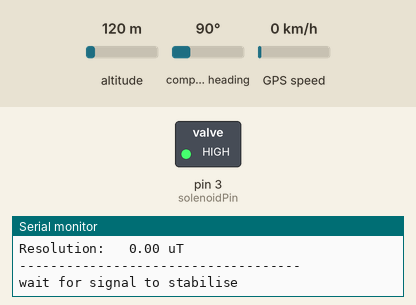
Recording of a sketch running on a simulated Arduino Uno, built with avr-gcc and run on an emulated ATmega328P. Parts: switched loads named in the sketch (green lamp = pin HIGH), the last lines printed to the serial monitor. Dashed ring = blinking. The inputs (shaded band) are chosen by the test bench; at power-on: compass heading 90°, altitude 120 m, GPS speed 0 km/h. Random numbers use the default seed unless the sketch sets one; the GPS gets a fix after 3 s at 37.7749, -122.4194 with 8 satellites.

Above: at 1.7 s.
At 9.0 s:
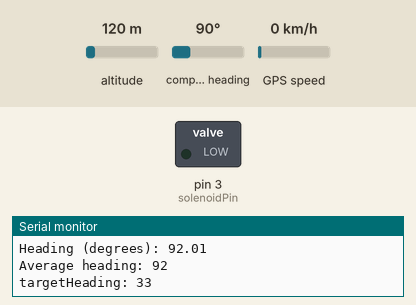
9.1 s: compass heading set to 127°
12.9 s: compass heading set to 136°
17.6 s: compass heading set to 180°
At 18.44 s:
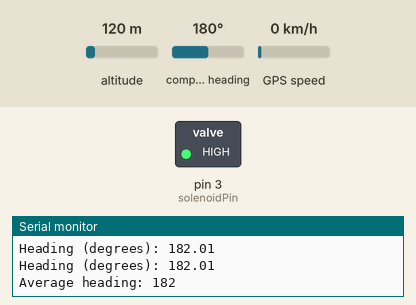
21.1 s: compass heading set to 7°
Timing chart, 0 to 23.6 s (numbered marks = the images above; inputs shaded):
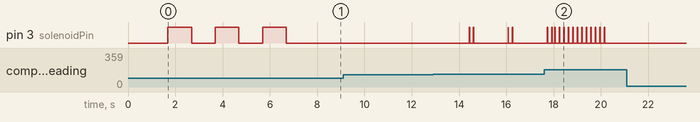

The sketch:

gps_compass_solonoid.ino
```cpp
/***************************************************************************
   Combined code for Nikki's GPS (Globalsat EM-406a) and compass (HMC5883l)


 ***************************************************************************/
#include <SoftwareSerial.h> //includes the software serial library

#include <Wire.h>
#include <Adafruit_Sensor.h>
#include <Adafruit_HMC5883_U.h>
#include <TinyGPS.h>

TinyGPS gps;
SoftwareSerial gpsmodule(4, 2);

//static const float Place_LAT = 50.934507, Place_LON = -1.435344; //Place where the art is: Southampton
static const float Place_LAT = 50.834091, Place_LON = -0.211455; //Place where the art is: park circle

// assumed starting position
float flat = 50.829605, flon =  -0.210114; // Blast Theory HQ


unsigned long date, time, age; // what they say on the tin
long lat, lon; // +/- lat/long in 100000ths of a degree

unsigned long HBTime = 0;
unsigned long previousHBTime = 0;
//int HBInterval = 5000;

int hbDelay = 500;
long randNumber;

unsigned long pulseTime = 0;
int pulseInterval = 2000;
boolean pulseFlag = 0;


unsigned long GPSInterval = 10000; // check GPS at this interval
unsigned long previousGPSTime = 0; // starting value for this timer variable

int solenoidPin = 3;


/* Assign a unique ID to the compass unit */
Adafruit_HMC5883_Unified mag = Adafruit_HMC5883_Unified(12345);


// Once you have your heading, you must then add your 'Declination Angle', which is the 'Error' of the magnetic field in your location.
// Find yours here: http://www.magnetic-declination.com/
// Mine is: -13* 2' W, which is ~13 Degrees, or (which we need) 0.22 radians
// If you cannot find your Declination, comment out these two lines, your compass will be slightly off.
float declinationAngle = 0.035;
float headingDegrees = 0;
int heading = 0;
int headings[3];
int avHeading = 0;
int targetHeading = 0;
int headingsDiff = 0;
int targetRangeTight = 5; // margin of error for within tight range of target
int targetRangeLoose = 45; // margin of error for within loose range of target

void displaySensorDetails(void)
{
  sensor_t sensor;
  mag.getSensor(&sensor);
  Serial.println("------------------------------------");
  Serial.print  ("Sensor:       ");
  Serial.println(sensor.name);
  Serial.print  ("Driver Ver:   ");
  Serial.println(sensor.version);
  Serial.print  ("Unique ID:    ");
  Serial.println(sensor.sensor_id);
  Serial.print  ("Max Value:    ");
  Serial.print(sensor.max_value);
  Serial.println(" uT");
  Serial.print  ("Min Value:    ");
  Serial.print(sensor.min_value);
  Serial.println(" uT");
  Serial.print  ("Resolution:   ");
  Serial.print(sensor.resolution);
  Serial.println(" uT");
  Serial.println("------------------------------------");
  Serial.println("");
  delay(500);
}

void setup(void)
{
  Serial.begin(9600);
  gpsmodule.begin(4800); // serial communication between the gps module and the microcontroller
  int ver = TinyGPS::library_version(); //these 3 lines print out what version of the TinyGPS library is being used
  Serial.print("TinyGPS version: ");
  Serial.println(ver);


  pinMode(solenoidPin, OUTPUT);

  Serial.println("HMC5883 Magnetometer Test");
  Serial.println("");


  /* Initialise the sensor */
  if (!mag.begin())
  {
    /* There was a problem detecting the HMC5883 ... check your connections */
    Serial.println("Ooops, no HMC5883 detected ... Check your wiring!");
    while (1);
  }

  /* Display some basic information on this sensor */
  displaySensorDetails();

  getGPS(); //Gets GPS data from the module. The sketch won't continue pst here until the GPS module has a fix ?
  Serial.println("wait for signal to stabilise");
  // wait

  //tap solenoid 3 times to say we've got a fix
  digitalWrite(solenoidPin, HIGH);
  delay(1000);
  digitalWrite(solenoidPin, LOW);
  delay(1000);
  digitalWrite(solenoidPin, HIGH);
  delay(1000);
  digitalWrite(solenoidPin, LOW);
  delay(1000);
  digitalWrite(solenoidPin, HIGH);
  delay(1000);
  digitalWrite(solenoidPin, LOW);

  getGPS(); //Gets a fresh lot of data

  Serial.print("start position: ");
  Serial.print(flat, 6);
  Serial.print(", ");
  Serial.println(flon, 6);


  Serial.println(" gps.course_to(flat, flon, Place_LAT, Place_LON)");
  Serial.println(gps.course_to(flat, flon, Place_LAT, Place_LON));
  targetHeading = (int)gps.course_to(flat, flon, Place_LAT, Place_LON);
  Serial.println("targetHeading");
  Serial.println(targetHeading);


  Serial.println("exiting set-up");

}

void loop(void)
{

  //check time since last position
  if (millis() - previousGPSTime > GPSInterval) { //
    previousGPSTime = millis();  // save the current time
    Serial.println("Data from gps:");

    getGPS();


    targetHeading = 180;//(int)gps.course_to(flat, flon, Place_LAT, Place_LON);  //calculate the direction we should be walking in
    Serial.print("updated targetHeading: ");
    Serial.println(targetHeading);
  }

  //else {  //do all the other feedback stuff
    Serial.println("other feedback stuff");


    for (int headingsIndex = 0; headingsIndex < 3; headingsIndex++) {  // we're going to get three values from the compass and average them...
      // this code cycles 3 times to store 3 values in the headings[] array
      getHeading();
      //   Serial.print("Heading (degrees): "); //uncomment line to debug
      //   Serial.println(headingDegrees);  //uncomment line to debig
      heading = (int)headingDegrees;  //changes the value from a float to an integer

      //   Serial.print("Heading (int): ");  //uncomment line to debug
      //  Serial.println(heading);  //uncomment line to debug
      headings[headingsIndex] = heading; //put the integer value into the array

    }

    //now we'll average over the 3 values we've just stored
    // the following chucks out one of the values if it's one side of North compared to the others

    if ((headings[0] > 270 &&  headings[1] < 90 && headings[2] < 90) || (headings[0] < 90 &&  headings[1] > 270 && headings[2] > 270)) {
      avHeading = (headings[1] + headings[2]) / 2;
    }

    else  if ((headings[1] > 270 &&  headings[0] < 90 && headings[2] < 90) || (headings[1] < 90 &&  headings[0] > 270 && headings[2] > 270)) {
      avHeading = (headings[0] + headings[2]) / 2;
    }

    else if ((headings[2] > 270 &&  headings[0] < 90 && headings[1] < 90) || (headings[2] < 90 &&  headings[0] > 270 && headings[1] > 270)) {
      avHeading = (headings[0] + headings[1]) / 2;
    }

    else { // if all are the same side of North just take the mean of all three
      avHeading = (headings[0] + headings[1] + headings[2]) / 3;

    }

    Serial.print("Average heading: ");
    Serial.println(avHeading);


    // compare average heading to direction to chosen place

    headingsDiff = targetHeading - avHeading;
    headingsDiff = abs(headingsDiff);

    Serial.print("targetHeading: ");
    Serial.println(targetHeading);

    Serial.print("headingsDiff: ");
    Serial.println(headingsDiff);

    if (headingsDiff <= targetRangeTight) {  //if your heading is close enough to the target heading, then make something happen

      Serial.println("THAT WAY!");

      hbDelay = 10;

    }
    else  if (headingsDiff <= targetRangeLoose) {
       hbDelay = 1500;
    }
    else {  // you're still off target

      hbDelay = 0;
    }


    HBTime = millis();

    if (HBTime - previousHBTime > hbDelay) { // if we've waited long enough increment the LED brightness
      previousHBTime = HBTime;  // save the time
      if( hbDelay == 10 )
      {
        panicbeat();
      }
      else if( hbDelay == 1500)
      {
        heartbeat();
      }


      // do heartbeat stuff here
      //heartbeat();
      // randNumber = random(200);
      //delay(randNumber);


    }


 // }  // end all the feedback stuff


}


void getHeading () {

  sensors_event_t event;
  mag.getEvent(&event);

  float heading = atan2(event.magnetic.y, event.magnetic.x);
  heading += declinationAngle;


  // Correct for when signs are reversed.
  if (heading < 0)
    heading += 2 * PI;

  // Check for wrap due to addition of declination.
  if (heading > 2 * PI)
    heading -= 2 * PI;

  // Convert radians to degrees for readability.
  headingDegrees = heading * 180 / M_PI;

    Serial.print("Heading (degrees): ");
    Serial.println(headingDegrees);

}


void getGPS() {

  /*====================================================================
    This section of code gets the data from the GPS module - do not edit
    ====================================================================*/
  bool newData = false;
  unsigned long chars;
  unsigned short sentences, failed;
  if (newData == false) {
    // For one second we parse GPS data and report some key values
    for (unsigned long start = millis(); millis() - start < 1000;)
    {
      while (gpsmodule.available())
      {
        char c = gpsmodule.read();
        // Serial.write(c); // uncomment this line if you want to see the GPS data flowing
        if (gps.encode(c)) // Did a new valid sentence come in?
          newData = true;
      }
    }

    if (newData)
    {
      Serial.print("time: ");
      gps.get_datetime(&date, &time, &age); // Use this line of code to get the time in hhmmsscc and date in ddmmyy formats
      Serial.print(time);
      Serial.print(", ");  // You can then work with the "time" and "date" variables in your code

      Serial.print("pos (f): ");
      gps.f_get_position(&flat, &flon, &age);  // Use this line of code to get the latitude and longitude values with a decimal point eg 54.117769
      Serial.print(flat, 6);
      Serial.print(", ");
      Serial.print(flon, 6);
      Serial.print(", "); // You can then work with the "flat" and "flon" variables in your code

      //    Serial.print("pos: ");
      //    gps.get_position(&lat, &lon, &age); // Use this line of code to get the latitude and longitude values without a decimal point eg 5411776. This uses a lot less memory and may be easier for some calculations
      //    Serial.print(lat);
      ///    Serial.print(", ");
      //    Serial.print(lon);
      //    Serial.print(", "); // You can then work with the "lat" and "lon" variables in your code

      //     Serial.print("getGPS dist between: ");
      //     Serial.print(gps.distance_between(flat, flon, fromLat, fromLon)); // Use this code to get the distance between where you are and a given location.


      //  Serial.print("speed: ");
      //  Serial.print(gps.f_speed_mps());
      //   Serial.print(", "); // Use gps.f_speed_mps() to get the speed to 2 decimal places, eg 1.23 metres per second
      // you can also use these for different units:
      //gps.f_speed_mph(); // speed in miles/hr
      //gps.f_speed_kmph(); // speed in km/hr


      //  Serial.print("sats: ");
      //   Serial.print(gps.satellites());
      //   Serial.print(", "); // Use "gps.satellites()" to get the number of satellites in view

      //   Serial.print("hdop: ");
      //   Serial.print(gps.hdop());  // Use "gps.hdop()" to get a measure of how accurate the position is: the smaller this value is the more confidence you have in the accuracy of the location reading
      //    Serial.print(", ");

      //  Serial.print("alt: ");
      //  Serial.print(gps.f_altitude());  // Use "gps.f_altitude()" to get altidude in metres to 2 dp, eg  27.90
      //   Serial.print(", ");

      //   Serial.print("course: ");
      //   Serial.print(gps.f_course());  // Use (gps.f_course() to get your course in degrees to 2 dp, eg 191.76
      //   Serial.print(", ");

      //Serial.print("course to: ");
      //Serial.print(gps.course_to(flat, flon, fromLat, fromLon)); // Use this code to get the distance in metres to the location at fromLat and fromLon
      Serial.println();


      Serial.println();

    } //end newData
  }

} //end getGPS

void heartbeat() {

  //duh-dunk
  Serial.println("duh-dunk");
  digitalWrite(solenoidPin, HIGH);
  delay(10);              //these are the delay values I'd like ideally, but it affects the values output by gpsdump
  digitalWrite(solenoidPin, LOW);
  delay(150);
  randNumber = random(30);
  delay(randNumber);
  digitalWrite(solenoidPin, HIGH);
  delay(10);
  digitalWrite(solenoidPin, LOW);
}

void panicbeat() {

    //duh-dunk
  Serial.println("duh-dunk");
  digitalWrite(solenoidPin, HIGH);
  delay(10);              //these are the delay values I'd like ideally, but it affects the values output by gpsdump
  digitalWrite(solenoidPin, LOW);

}
```
